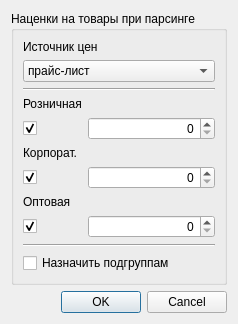
<?xml version="1.0" encoding="UTF-8"?>
<ui version="4.0">
 <class>DialogIncPrices</class>
 <widget class="QDialog" name="DialogIncPrices">
  <property name="geometry">
   <rect>
    <x>0</x>
    <y>0</y>
    <width>238</width>
    <height>295</height>
   </rect>
  </property>
  <property name="windowTitle">
   <string>Наценки</string>
  </property>
  <layout class="QVBoxLayout" name="verticalLayout_2">
   <item>
    <widget class="QGroupBox" name="groupBoxIncPrices">
     <property name="title">
      <string>Наценки на товары при парсинге</string>
     </property>
     <layout class="QGridLayout" name="gridLayout">
      <item row="3" column="0">
       <widget class="QLabel" name="label_3">
        <property name="text">
         <string>Розничная</string>
        </property>
       </widget>
      </item>
      <item row="1" column="0" colspan="2">
       <widget class="QComboBox" name="comboBoxSourcePrice">
        <item>
         <property name="text">
          <string>прайс-лист</string>
         </property>
        </item>
        <item>
         <property name="text">
          <string>сайт office-zakaz.ru</string>
         </property>
        </item>
       </widget>
      </item>
      <item row="4" column="0">
       <widget class="QCheckBox" name="checkBoxPrice">
        <property name="sizePolicy">
         <sizepolicy hsizetype="Maximum" vsizetype="Fixed">
          <horstretch>0</horstretch>
          <verstretch>0</verstretch>
         </sizepolicy>
        </property>
        <property name="text">
         <string/>
        </property>
        <property name="checked">
         <bool>true</bool>
        </property>
       </widget>
      </item>
      <item row="4" column="1">
       <widget class="QSpinBox" name="spinBoxIncPrice">
        <property name="sizePolicy">
         <sizepolicy hsizetype="Expanding" vsizetype="Fixed">
          <horstretch>0</horstretch>
          <verstretch>0</verstretch>
         </sizepolicy>
        </property>
        <property name="alignment">
         <set>Qt::AlignRight|Qt::AlignTrailing|Qt::AlignVCenter</set>
        </property>
        <property name="maximum">
         <number>1000</number>
        </property>
       </widget>
      </item>
      <item row="6" column="0">
       <widget class="QCheckBox" name="checkBoxPriceCorp">
        <property name="sizePolicy">
         <sizepolicy hsizetype="Maximum" vsizetype="Fixed">
          <horstretch>0</horstretch>
          <verstretch>0</verstretch>
         </sizepolicy>
        </property>
        <property name="text">
         <string/>
        </property>
        <property name="checked">
         <bool>true</bool>
        </property>
       </widget>
      </item>
      <item row="6" column="1">
       <widget class="QSpinBox" name="spinBoxIncPriceCorp">
        <property name="sizePolicy">
         <sizepolicy hsizetype="Expanding" vsizetype="Fixed">
          <horstretch>0</horstretch>
          <verstretch>0</verstretch>
         </sizepolicy>
        </property>
        <property name="alignment">
         <set>Qt::AlignRight|Qt::AlignTrailing|Qt::AlignVCenter</set>
        </property>
        <property name="maximum">
         <number>1000</number>
        </property>
       </widget>
      </item>
      <item row="8" column="0">
       <widget class="QCheckBox" name="checkBoxPriceOpt">
        <property name="sizePolicy">
         <sizepolicy hsizetype="Maximum" vsizetype="Fixed">
          <horstretch>0</horstretch>
          <verstretch>0</verstretch>
         </sizepolicy>
        </property>
        <property name="text">
         <string/>
        </property>
        <property name="checked">
         <bool>true</bool>
        </property>
       </widget>
      </item>
      <item row="0" column="0" colspan="2">
       <widget class="QLabel" name="label_2">
        <property name="text">
         <string>Источник цен</string>
        </property>
       </widget>
      </item>
      <item row="10" column="0" colspan="2">
       <widget class="QCheckBox" name="checkBoxSetDescendants">
        <property name="text">
         <string>Назначить подгруппам</string>
        </property>
       </widget>
      </item>
      <item row="5" column="0" colspan="2">
       <widget class="QLabel" name="label_5">
        <property name="text">
         <string>Корпорат.</string>
        </property>
       </widget>
      </item>
      <item row="7" column="0" colspan="2">
       <widget class="QLabel" name="label_6">
        <property name="text">
         <string>Оптовая</string>
        </property>
       </widget>
      </item>
      <item row="9" column="0" colspan="2">
       <widget class="Line" name="line">
        <property name="orientation">
         <enum>Qt::Horizontal</enum>
        </property>
       </widget>
      </item>
      <item row="8" column="1">
       <widget class="QSpinBox" name="spinBoxIncPriceOpt">
        <property name="sizePolicy">
         <sizepolicy hsizetype="Expanding" vsizetype="Fixed">
          <horstretch>0</horstretch>
          <verstretch>0</verstretch>
         </sizepolicy>
        </property>
        <property name="alignment">
         <set>Qt::AlignRight|Qt::AlignTrailing|Qt::AlignVCenter</set>
        </property>
        <property name="maximum">
         <number>1000</number>
        </property>
       </widget>
      </item>
      <item row="2" column="0" colspan="2">
       <widget class="Line" name="line_3">
        <property name="orientation">
         <enum>Qt::Horizontal</enum>
        </property>
       </widget>
      </item>
     </layout>
    </widget>
   </item>
   <item>
    <widget class="QDialogButtonBox" name="buttonBox">
     <property name="orientation">
      <enum>Qt::Horizontal</enum>
     </property>
     <property name="standardButtons">
      <set>QDialogButtonBox::Cancel|QDialogButtonBox::Ok</set>
     </property>
    </widget>
   </item>
  </layout>
 </widget>
 <tabstops>
  <tabstop>spinBoxIncPrice</tabstop>
  <tabstop>spinBoxIncPriceCorp</tabstop>
  <tabstop>spinBoxIncPriceOpt</tabstop>
  <tabstop>checkBoxPrice</tabstop>
  <tabstop>checkBoxPriceCorp</tabstop>
  <tabstop>checkBoxPriceOpt</tabstop>
  <tabstop>checkBoxSetDescendants</tabstop>
 </tabstops>
 <resources/>
 <connections>
  <connection>
   <sender>buttonBox</sender>
   <signal>accepted()</signal>
   <receiver>DialogIncPrices</receiver>
   <slot>accept()</slot>
   <hints>
    <hint type="sourcelabel">
     <x>228</x>
     <y>245</y>
    </hint>
    <hint type="destinationlabel">
     <x>157</x>
     <y>254</y>
    </hint>
   </hints>
  </connection>
  <connection>
   <sender>buttonBox</sender>
   <signal>rejected()</signal>
   <receiver>DialogIncPrices</receiver>
   <slot>reject()</slot>
   <hints>
    <hint type="sourcelabel">
     <x>228</x>
     <y>245</y>
    </hint>
    <hint type="destinationlabel">
     <x>237</x>
     <y>254</y>
    </hint>
   </hints>
  </connection>
 </connections>
</ui>
